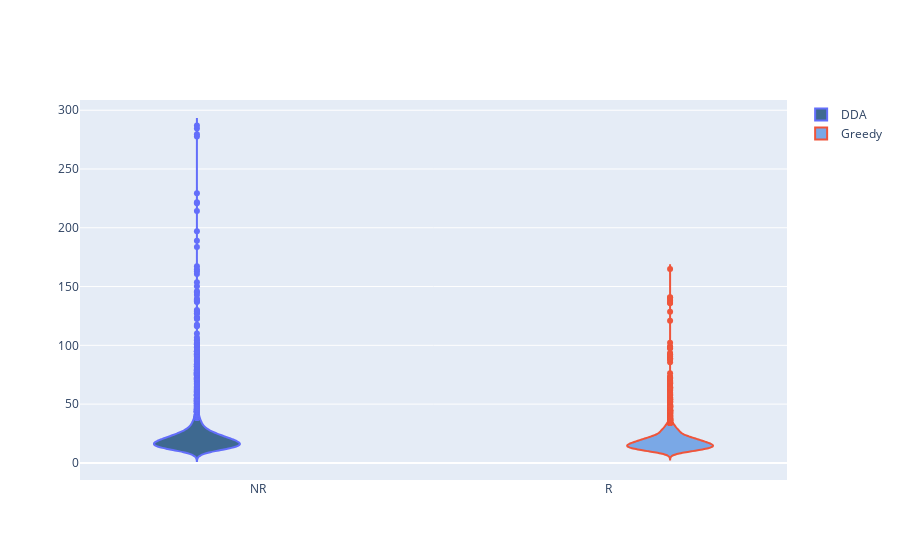

Source (notebook cell):
### Code cell
# CV violin plot
plot_options={    
        "median label": "True", #only works for total and MS2, can be found in CV_summary if you set WRITE_OUTPUT = True
        "box": False,
        "X Title": "Conditions (protein)",
        "Y Title": "CV of Abundance (%)",
        "color": ["#3E6990", "#7aa8e6","#C6878F", "#fac8d3","#AABD8C", "#E9E3B4",  "#F39B6D", "#C6878F", "pink",
                  "orange", "brown", "pink", "gray", "olive", "cyan", "black","red",
                  "yellow","green","blue","indigo","violet"],
        "width": 700,
        "height": 450,
        "font": dict(size=16, family="Arial black",color="black"),
        "ylimits": [-10, 400],
        "CV mode": "MS2",#grouped, total, MS2, grouped_stacked, stacked
        "Group By X": "Gradient Length", #ID_Mode does MS2 vs MBR
        "Group By Color": "Acquisition Mode",#ID_Mode does MS2 vs MBR
        "Group By Stack": "ID_Mode" #ID_Mode does MS2 vs MBR
    }
plot_options["plot_type"] = 1 # 1 is protein, 2 is peptide
figure, _, _ =CV_plots(data_obj, plot_options, saved_settings,username="20min_SC")
figure.show()

### Figure 1 — Plotly figure (JSON) as saved in the notebook; plotly's stock layout.template omitted (floating-point values rounded to 4 significant figures; data arrays with more than 128 entries replaced by an {"elided": "..."} marker saying what was removed)
{"data": [{"box": {"visible": false}, "fillcolor": "#3E6990", "name": "DDA", "type": "violin", "x": {"elided": "3409 str values"}, "y": {"elided": "3409 float values"}}, {"box": {"visible": false}, "fillcolor": "#7aa8e6", "name": "Greedy", "type": "violin", "x": {"elided": "3925 str values"}, "y": {"elided": "3925 float values"}}], "layout": {"violinmode": "group", "xaxis": {"categoryarray": ["NR", "R"], "categoryorder": "array"}}}
